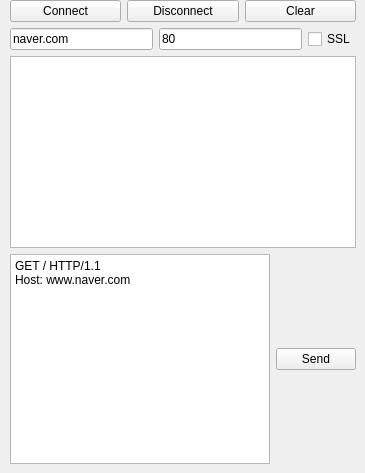
<?xml version="1.0" encoding="UTF-8"?>
<ui version="4.0">
 <class>Widget</class>
 <widget class="QWidget" name="Widget">
  <property name="geometry">
   <rect>
    <x>0</x>
    <y>0</y>
    <width>365</width>
    <height>473</height>
   </rect>
  </property>
  <property name="windowTitle">
   <string>Widget</string>
  </property>
  <widget class="QWidget" name="layoutWidget">
   <property name="geometry">
    <rect>
     <x>10</x>
     <y>0</y>
     <width>346</width>
     <height>464</height>
    </rect>
   </property>
   <layout class="QGridLayout" name="gridLayout">
    <item row="0" column="0">
     <layout class="QVBoxLayout" name="verticalLayout_2">
      <item>
       <layout class="QHBoxLayout" name="horizontalLayout">
        <item>
         <widget class="QPushButton" name="pbConnect">
          <property name="text">
           <string>Connect</string>
          </property>
         </widget>
        </item>
        <item>
         <widget class="QPushButton" name="pbDisconnect">
          <property name="text">
           <string>Disconnect</string>
          </property>
         </widget>
        </item>
        <item>
         <widget class="QPushButton" name="pbClear">
          <property name="text">
           <string>Clear</string>
          </property>
         </widget>
        </item>
       </layout>
      </item>
      <item>
       <layout class="QHBoxLayout" name="horizontalLayout_2">
        <item>
         <widget class="QLineEdit" name="leHost">
          <property name="text">
           <string>naver.com</string>
          </property>
         </widget>
        </item>
        <item>
         <widget class="QLineEdit" name="lePort">
          <property name="text">
           <string>80</string>
          </property>
         </widget>
        </item>
        <item>
         <widget class="QCheckBox" name="cbSsl">
          <property name="text">
           <string>SSL</string>
          </property>
         </widget>
        </item>
       </layout>
      </item>
      <item>
       <widget class="QPlainTextEdit" name="pteMessage"/>
      </item>
     </layout>
    </item>
    <item row="1" column="0">
     <layout class="QHBoxLayout" name="horizontalLayout_3">
      <item>
       <widget class="QPlainTextEdit" name="pteSend">
        <property name="plainText">
         <string>GET / HTTP/1.1
Host: www.naver.com

</string>
        </property>
       </widget>
      </item>
      <item>
       <widget class="QPushButton" name="pbSend">
        <property name="text">
         <string>Send</string>
        </property>
       </widget>
      </item>
     </layout>
    </item>
   </layout>
  </widget>
 </widget>
 <resources/>
 <connections/>
</ui>
